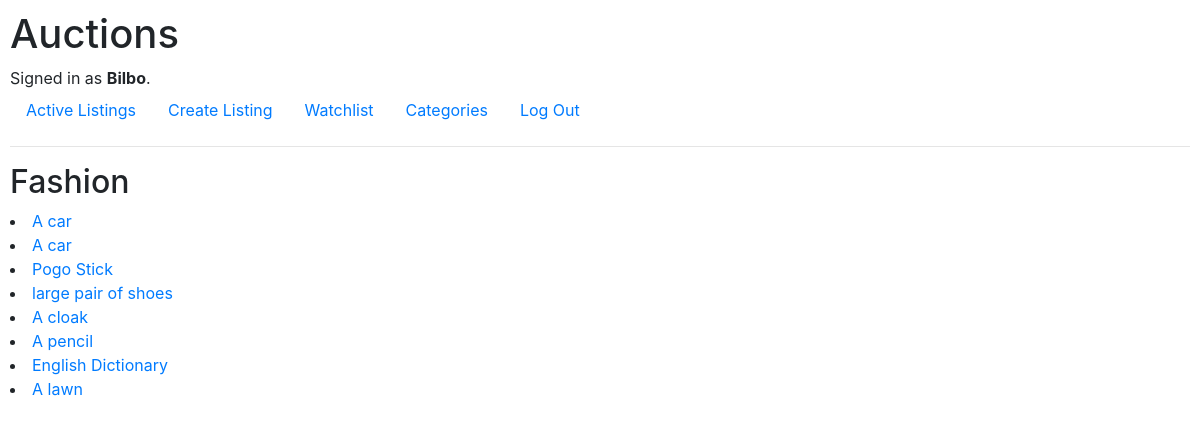
Before: /category/Fashion (signed in) with the older database file.
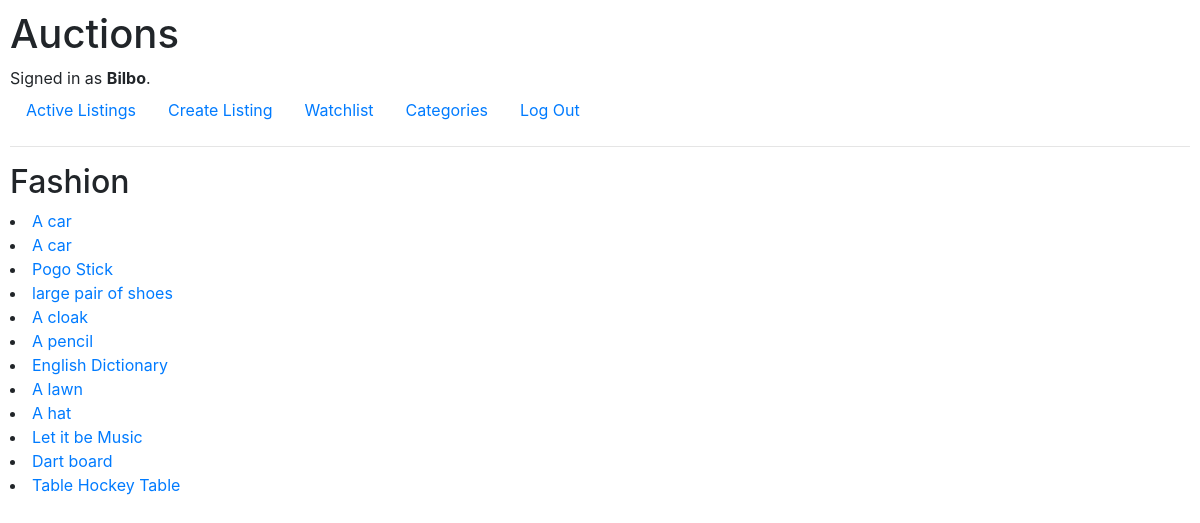
After: the same page with the newer database file.
### auctions/models.py (models this page shows)
class User(AbstractUser):
    pass

class Auction_listings(models.Model):
    name = models.CharField(max_length=64)
    body_text = models.TextField()
    init_price = models.FloatField(max_length=16)
    picture = models.URLField(null = True, blank=True)
    category = models.CharField(default= "Fashion", max_length=16)
    status = models.BooleanField(default = True)
    owner = models.ForeignKey(User, on_delete = models.CASCADE, default = 2, related_name="owner")
    winner = models.ForeignKey(User, on_delete = models.CASCADE, blank = True, null = True, related_name="winner")
    def __str__(self):
        return f"{self.name}"

### auctions/views.py (the view)
# urls.py: path("category/<slug:category>", views.category_page, name="category_page"),
@login_required(login_url = '/login')
def category_page(request, category):
    listings = Auction_listings.objects.filter(category = category)
    return render(request, "auctions/category_page.html", {
        "category": category,
        "listings": listings
    })

### auctions/templates/auctions/category_page.html
{% extends "auctions/layout.html" %}
{% block body %}
    <h2>{{category}}</h2>
    {% for listing in listings %}
        <li><a href="{% url 'listing' listing.id%}">{{listing}}</a></li>
    {% endfor %}
{% endblock %}

### auctions/templates/auctions/layout.html (shortened to what this page needs)
{% load static %}
<!DOCTYPE html>
<html lang="en">
    <head>
        <link rel="stylesheet" href="https://stackpath.bootstrapcdn.com/bootstrap/4.4.1/css/bootstrap.min.css">
        <link href="{% static 'auctions/styles.css' %}" rel="stylesheet">
    </head>
    <body>
        <h1>Auctions</h1>
        <div>
            {% if user.is_authenticated %}
                Signed in as <strong>{{ user.username }}</strong>.
            {% else %}
                Not signed in.
            {% endif %}
        </div>
        <ul class="nav">
            <li class="nav-item">
                <a class="nav-link" href="{% url 'index' %}">Active Listings</a>
            </li>
            {% if user.is_authenticated %}
                <li class="nav-item">
                    <a class="nav-link" href="{% url 'create_listing' %}">Create Listing</a>
                </li>
                <li class="nav-item">
                    <a class="nav-link" href="{% url 'go_watch'%}">Watchlist</a>
                </li>
                <li class="nav-item">
                    <a class="nav-link" href="{% url 'categories' %}">Categories</a>
                </li>
                <li class="nav-item">
                    <a class="nav-link" href="{% url 'logout' %}">Log Out</a>
                </li>
            {% endif %}
        </ul>
        <hr>
        {% block body %}
        {% endblock %}
    </body>
</html>

### auctions/static/auctions/styles.css (style rules this page uses)
body { padding: 10px; }

Changed rows visible on the page:
added Auction_listings: name "A hat"
added Auction_listings: name "Let it be Music"
added Auction_listings: name "Dart board"
added Auction_listings: name "Table Hockey Table"
